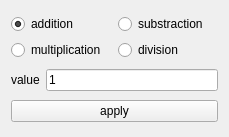
<?xml version="1.0" encoding="UTF-8"?>
<ui version="4.0">
 <class>Form</class>
 <widget class="QWidget" name="Form">
  <property name="geometry">
   <rect>
    <x>0</x>
    <y>0</y>
    <width>229</width>
    <height>137</height>
   </rect>
  </property>
  <property name="windowTitle">
   <string>Form</string>
  </property>
  <layout class="QVBoxLayout" name="verticalLayout">
   <item>
    <layout class="QGridLayout" name="gridLayout">
     <item row="1" column="0">
      <widget class="QRadioButton" name="multiplication">
       <property name="text">
        <string>multiplication</string>
       </property>
      </widget>
     </item>
     <item row="0" column="0">
      <widget class="QRadioButton" name="addition">
       <property name="text">
        <string>addition</string>
       </property>
       <property name="checked">
        <bool>true</bool>
       </property>
      </widget>
     </item>
     <item row="0" column="1">
      <widget class="QRadioButton" name="substraction">
       <property name="text">
        <string>substraction</string>
       </property>
      </widget>
     </item>
     <item row="1" column="1">
      <widget class="QRadioButton" name="division">
       <property name="text">
        <string>division</string>
       </property>
      </widget>
     </item>
    </layout>
   </item>
   <item>
    <layout class="QHBoxLayout" name="horizontalLayout">
     <item>
      <widget class="QLabel" name="label">
       <property name="text">
        <string>value</string>
       </property>
      </widget>
     </item>
     <item>
      <widget class="QLineEdit" name="value">
       <property name="text">
        <string>1</string>
       </property>
       <property name="placeholderText">
        <string>value...</string>
       </property>
      </widget>
     </item>
    </layout>
   </item>
   <item>
    <widget class="QPushButton" name="apply">
     <property name="text">
      <string>apply</string>
     </property>
    </widget>
   </item>
  </layout>
 </widget>
 <resources/>
 <connections/>
</ui>
